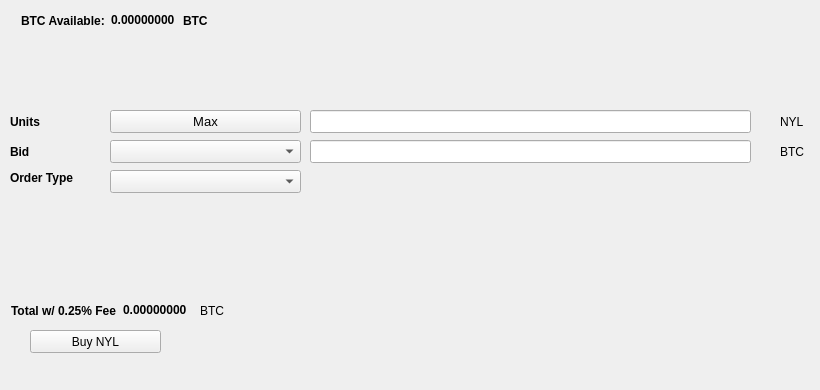
   <widget class="QWidget" name="BuyTab">
    <attribute name="title">
     <string>Buy</string>
    </attribute>
    <widget class="QPushButton" name="BuyNYL">
     <property name="geometry">
      <rect>
       <x>30</x>
       <y>330</y>
       <width>131</width>
       <height>23</height>
      </rect>
     </property>
     <property name="text">
      <string>Buy NYL</string>
     </property>
     <property name="icon">
      <iconset resource="../nuyul.qrc">
       <normaloff>:/icons/bitcoin</normaloff>:/icons/bitcoin</iconset>
     </property>
    </widget>
    <widget class="QLabel" name="label_3">
     <property name="geometry">
      <rect>
       <x>10</x>
       <y>110</y>
       <width>46</width>
       <height>23</height>
      </rect>
     </property>
     <property name="font">
      <font>
       <weight>75</weight>
       <bold>true</bold>
      </font>
     </property>
     <property name="text">
      <string>Units</string>
     </property>
    </widget>
    <widget class="QLineEdit" name="UnitsInput">
     <property name="geometry">
      <rect>
       <x>310</x>
       <y>110</y>
       <width>441</width>
       <height>23</height>
      </rect>
     </property>
     <property name="font">
      <font>
       <pointsize>9</pointsize>
       <weight>75</weight>
       <bold>true</bold>
      </font>
     </property>
    </widget>
    <widget class="QLineEdit" name="BuyBidPriceEdit">
     <property name="geometry">
      <rect>
       <x>310</x>
       <y>140</y>
       <width>441</width>
       <height>23</height>
      </rect>
     </property>
     <property name="font">
      <font>
       <pointsize>9</pointsize>
       <weight>75</weight>
       <bold>true</bold>
      </font>
     </property>
    </widget>
    <widget class="QLabel" name="label_4">
     <property name="geometry">
      <rect>
       <x>780</x>
       <y>110</y>
       <width>31</width>
       <height>23</height>
      </rect>
     </property>
     <property name="text">
      <string>NYL</string>
     </property>
    </widget>
    <widget class="QLabel" name="label_5">
     <property name="geometry">
      <rect>
       <x>780</x>
       <y>140</y>
       <width>31</width>
       <height>23</height>
      </rect>
     </property>
     <property name="text">
      <string>BTC</string>
     </property>
    </widget>
    <widget class="QLabel" name="label_6">
     <property name="geometry">
      <rect>
       <x>10</x>
       <y>140</y>
       <width>46</width>
       <height>23</height>
      </rect>
     </property>
     <property name="font">
      <font>
       <weight>75</weight>
       <bold>true</bold>
      </font>
     </property>
     <property name="text">
      <string>Bid</string>
     </property>
    </widget>
    <widget class="QLabel" name="label_7">
     <property name="geometry">
      <rect>
       <x>10</x>
       <y>170</y>
       <width>91</width>
       <height>16</height>
      </rect>
     </property>
     <property name="font">
      <font>
       <weight>75</weight>
       <bold>true</bold>
      </font>
     </property>
     <property name="text">
      <string>Order Type</string>
     </property>
    </widget>
    <widget class="QPushButton" name="Buy_Max_Amount">
     <property name="geometry">
      <rect>
       <x>110</x>
       <y>110</y>
       <width>191</width>
       <height>23</height>
      </rect>
     </property>
     <property name="font">
      <font>
       <pointsize>10</pointsize>
      </font>
     </property>
     <property name="text">
      <string>Max</string>
     </property>
    </widget>
    <widget class="QComboBox" name="BuyBidcomboBox">
     <property name="geometry">
      <rect>
       <x>110</x>
       <y>140</y>
       <width>191</width>
       <height>23</height>
      </rect>
     </property>
     <property name="font">
      <font>
       <pointsize>10</pointsize>
      </font>
     </property>
    </widget>
    <widget class="QComboBox" name="buyOrdertypeCombo">
     <property name="geometry">
      <rect>
       <x>110</x>
       <y>170</y>
       <width>191</width>
       <height>23</height>
      </rect>
     </property>
     <property name="font">
      <font>
       <pointsize>10</pointsize>
      </font>
     </property>
    </widget>
    <widget class="QWidget" name="layoutWidget1">
     <property name="geometry">
      <rect>
       <x>21</x>
       <y>11</y>
       <width>227</width>
       <height>19</height>
      </rect>
     </property>
     <layout class="QHBoxLayout" name="horizontalLayout_3">
      <item>
       <widget class="QLabel" name="label232">
        <property name="font">
         <font>
          <weight>75</weight>
          <bold>true</bold>
         </font>
        </property>
        <property name="text">
         <string>BTC Available:</string>
        </property>
       </widget>
      </item>
      <item>
       <widget class="QLabel" name="BtcAvailableLbl">
        <property name="palette">
         <palette>
          <active>
           <colorrole role="WindowText">
            <brush brushstyle="SolidPattern">
             <color alpha="255">
              <red>0</red>
              <green>0</green>
              <blue>0</blue>
             </color>
            </brush>
           </colorrole>
           <colorrole role="Button">
            <brush brushstyle="SolidPattern">
             <color alpha="255">
              <red>0</red>
              <green>170</green>
              <blue>0</blue>
             </color>
            </brush>
           </colorrole>
           <colorrole role="Light">
            <brush brushstyle="SolidPattern">
             <color alpha="255">
              <red>0</red>
              <green>255</green>
              <blue>0</blue>
             </color>
            </brush>
           </colorrole>
           <colorrole role="Midlight">
            <brush brushstyle="SolidPattern">
             <color alpha="255">
              <red>0</red>
              <green>212</green>
              <blue>0</blue>
             </color>
            </brush>
           </colorrole>
           <colorrole role="Dark">
            <brush brushstyle="SolidPattern">
             <color alpha="255">
              <red>0</red>
              <green>85</green>
              <blue>0</blue>
             </color>
            </brush>
           </colorrole>
           <colorrole role="Mid">
            <brush brushstyle="SolidPattern">
             <color alpha="255">
              <red>0</red>
              <green>113</green>
              <blue>0</blue>
             </color>
            </brush>
           </colorrole>
           <colorrole role="Text">
            <brush brushstyle="SolidPattern">
             <color alpha="255">
              <red>0</red>
              <green>170</green>
              <blue>0</blue>
             </color>
            </brush>
           </colorrole>
           <colorrole role="BrightText">
            <brush brushstyle="SolidPattern">
             <color alpha="255">
              <red>255</red>
              <green>255</green>
              <blue>255</blue>
             </color>
            </brush>
           </colorrole>
           <colorrole role="ButtonText">
            <brush brushstyle="SolidPattern">
             <color alpha="255">
              <red>0</red>
              <green>0</green>
              <blue>0</blue>
             </color>
            </brush>
           </colorrole>
           <colorrole role="Base">
            <brush brushstyle="SolidPattern">
             <color alpha="255">
              <red>255</red>
              <green>255</green>
              <blue>255</blue>
             </color>
            </brush>
           </colorrole>
           <colorrole role="Window">
            <brush brushstyle="SolidPattern">
             <color alpha="255">
              <red>0</red>
              <green>170</green>
              <blue>0</blue>
             </color>
            </brush>
           </colorrole>
           <colorrole role="Shadow">
            <brush brushstyle="SolidPattern">
             <color alpha="255">
              <red>0</red>
              <green>0</green>
              <blue>0</blue>
             </color>
            </brush>
           </colorrole>
           <colorrole role="AlternateBase">
            <brush brushstyle="SolidPattern">
             <color alpha="255">
              <red>127</red>
              <green>212</green>
              <blue>127</blue>
             </color>
            </brush>
           </colorrole>
           <colorrole role="ToolTipBase">
            <brush brushstyle="SolidPattern">
             <color alpha="255">
              <red>255</red>
              <green>255</green>
              <blue>220</blue>
             </color>
            </brush>
           </colorrole>
           <colorrole role="ToolTipText">
            <brush brushstyle="SolidPattern">
             <color alpha="255">
              <red>0</red>
              <green>0</green>
              <blue>0</blue>
             </color>
            </brush>
           </colorrole>
          </active>
          <inactive>
           <colorrole role="WindowText">
            <brush brushstyle="SolidPattern">
             <color alpha="255">
              <red>0</red>
              <green>0</green>
              <blue>0</blue>
             </color>
            </brush>
           </colorrole>
           <colorrole role="Button">
            <brush brushstyle="SolidPattern">
             <color alpha="255">
              <red>0</red>
              <green>170</green>
              <blue>0</blue>
             </color>
            </brush>
           </colorrole>
           <colorrole role="Light">
            <brush brushstyle="SolidPattern">
             <color alpha="255">
              <red>0</red>
              <green>255</green>
              <blue>0</blue>
             </color>
            </brush>
           </colorrole>
           <colorrole role="Midlight">
            <brush brushstyle="SolidPattern">
             <color alpha="255">
              <red>0</red>
              <green>212</green>
              <blue>0</blue>
             </color>
            </brush>
           </colorrole>
           <colorrole role="Dark">
            <brush brushstyle="SolidPattern">
             <color alpha="255">
              <red>0</red>
              <green>85</green>
              <blue>0</blue>
             </color>
            </brush>
           </colorrole>
           <colorrole role="Mid">
            <brush brushstyle="SolidPattern">
             <color alpha="255">
              <red>0</red>
              <green>113</green>
              <blue>0</blue>
             </color>
            </brush>
           </colorrole>
           <colorrole role="Text">
            <brush brushstyle="SolidPattern">
             <color alpha="255">
              <red>0</red>
              <green>170</green>
              <blue>0</blue>
             </color>
            </brush>
           </colorrole>
           <colorrole role="BrightText">
            <brush brushstyle="SolidPattern">
             <color alpha="255">
              <red>255</red>
              <green>255</green>
              <blue>255</blue>
             </color>
            </brush>
           </colorrole>
           <colorrole role="ButtonText">
            <brush brushstyle="SolidPattern">
             <color alpha="255">
              <red>0</red>
              <green>0</green>
              <blue>0</blue>
             </color>
            </brush>
           </colorrole>
           <colorrole role="Base">
            <brush brushstyle="SolidPattern">
             <color alpha="255">
              <red>255</red>
              <green>255</green>
              <blue>255</blue>
             </color>
            </brush>
           </colorrole>
           <colorrole role="Window">
            <brush brushstyle="SolidPattern">
             <color alpha="255">
              <red>0</red>
              <green>170</green>
              <blue>0</blue>
             </color>
            </brush>
           </colorrole>
           <colorrole role="Shadow">
            <brush brushstyle="SolidPattern">
             <color alpha="255">
              <red>0</red>
              <green>0</green>
              <blue>0</blue>
             </color>
            </brush>
           </colorrole>
           <colorrole role="AlternateBase">
            <brush brushstyle="SolidPattern">
             <color alpha="255">
              <red>127</red>
              <green>212</green>
              <blue>127</blue>
             </color>
            </brush>
           </colorrole>
           <colorrole role="ToolTipBase">
            <brush brushstyle="SolidPattern">
             <color alpha="255">
              <red>255</red>
              <green>255</green>
              <blue>220</blue>
             </color>
            </brush>
           </colorrole>
           <colorrole role="ToolTipText">
            <brush brushstyle="SolidPattern">
             <color alpha="255">
              <red>0</red>
              <green>0</green>
              <blue>0</blue>
             </color>
            </brush>
           </colorrole>
          </inactive>
          <disabled>
           <colorrole role="WindowText">
            <brush brushstyle="SolidPattern">
             <color alpha="255">
              <red>0</red>
              <green>85</green>
              <blue>0</blue>
             </color>
            </brush>
           </colorrole>
           <colorrole role="Button">
            <brush brushstyle="SolidPattern">
             <color alpha="255">
              <red>0</red>
              <green>170</green>
              <blue>0</blue>
             </color>
            </brush>
           </colorrole>
           <colorrole role="Light">
            <brush brushstyle="SolidPattern">
             <color alpha="255">
              <red>0</red>
              <green>255</green>
              <blue>0</blue>
             </color>
            </brush>
           </colorrole>
           <colorrole role="Midlight">
            <brush brushstyle="SolidPattern">
             <color alpha="255">
              <red>0</red>
              <green>212</green>
              <blue>0</blue>
             </color>
            </brush>
           </colorrole>
           <colorrole role="Dark">
            <brush brushstyle="SolidPattern">
             <color alpha="255">
              <red>0</red>
              <green>85</green>
              <blue>0</blue>
             </color>
            </brush>
           </colorrole>
           <colorrole role="Mid">
            <brush brushstyle="SolidPattern">
             <color alpha="255">
              <red>0</red>
              <green>113</green>
              <blue>0</blue>
             </color>
            </brush>
           </colorrole>
           <colorrole role="Text">
            <brush brushstyle="SolidPattern">
             <color alpha="255">
              <red>0</red>
              <green>85</green>
              <blue>0</blue>
             </color>
            </brush>
           </colorrole>
           <colorrole role="BrightText">
            <brush brushstyle="SolidPattern">
             <color alpha="255">
              <red>255</red>
              <green>255</green>
              <blue>255</blue>
             </color>
            </brush>
           </colorrole>
           <colorrole role="ButtonText">
            <brush brushstyle="SolidPattern">
             <color alpha="255">
              <red>0</red>
              <green>85</green>
              <blue>0</blue>
             </color>
            </brush>
           </colorrole>
           <colorrole role="Base">
            <brush brushstyle="SolidPattern">
             <color alpha="255">
              <red>0</red>
              <green>170</green>
              <blue>0</blue>
             </color>
            </brush>
           </colorrole>
           <colorrole role="Window">
            <brush brushstyle="SolidPattern">
             <color alpha="255">
              <red>0</red>
              <green>170</green>
              <blue>0</blue>
             </color>
            </brush>
           </colorrole>
           <colorrole role="Shadow">
            <brush brushstyle="SolidPattern">
             <color alpha="255">
              <red>0</red>
              <green>0</green>
              <blue>0</blue>
             </color>
            </brush>
           </colorrole>
           <colorrole role="AlternateBase">
            <brush brushstyle="SolidPattern">
             <color alpha="255">
              <red>0</red>
              <green>170</green>
              <blue>0</blue>
             </color>
            </brush>
           </colorrole>
           <colorrole role="ToolTipBase">
            <brush brushstyle="SolidPattern">
             <color alpha="255">
              <red>255</red>
              <green>255</green>
              <blue>220</blue>
             </color>
            </brush>
           </colorrole>
           <colorrole role="ToolTipText">
            <brush brushstyle="SolidPattern">
             <color alpha="255">
              <red>0</red>
              <green>0</green>
              <blue>0</blue>
             </color>
            </brush>
           </colorrole>
          </disabled>
         </palette>
        </property>
        <property name="font">
         <font>
          <weight>75</weight>
          <bold>true</bold>
         </font>
        </property>
        <property name="text">
         <string>0.00000000</string>
        </property>
        <property name="textInteractionFlags">
         <set>Qt::LinksAccessibleByMouse|Qt::TextSelectableByKeyboard|Qt::TextSelectableByMouse</set>
        </property>
       </widget>
      </item>
      <item>
       <widget class="QLabel" name="BtcAvailableLbl_2">
        <property name="font">
         <font>
          <weight>75</weight>
          <bold>true</bold>
         </font>
        </property>
        <property name="text">
         <string>BTC</string>
        </property>
       </widget>
      </item>
     </layout>
    </widget>
    <widget class="QWidget" name="layoutWidge2">
     <property name="geometry">
      <rect>
       <x>11</x>
       <y>301</y>
       <width>259</width>
       <height>19</height>
      </rect>
     </property>
     <layout class="QHBoxLayout" name="horizontalLayout_4">
      <item>
       <widget class="QLabel" name="label_9">
        <property name="font">
         <font>
          <weight>75</weight>
          <bold>true</bold>
         </font>
        </property>
        <property name="text">
         <string>Total w/ 0.25% Fee</string>
        </property>
       </widget>
      </item>
      <item>
       <widget class="QLabel" name="BuyCostLabel">
        <property name="palette">
         <palette>
          <active>
           <colorrole role="WindowText">
            <brush brushstyle="SolidPattern">
             <color alpha="255">
              <red>0</red>
              <green>0</green>
              <blue>0</blue>
             </color>
            </brush>
           </colorrole>
           <colorrole role="Button">
            <brush brushstyle="SolidPattern">
             <color alpha="255">
              <red>0</red>
              <green>170</green>
              <blue>0</blue>
             </color>
            </brush>
           </colorrole>
           <colorrole role="Light">
            <brush brushstyle="SolidPattern">
             <color alpha="255">
              <red>0</red>
              <green>255</green>
              <blue>0</blue>
             </color>
            </brush>
           </colorrole>
           <colorrole role="Midlight">
            <brush brushstyle="SolidPattern">
             <color alpha="255">
              <red>0</red>
              <green>212</green>
              <blue>0</blue>
             </color>
            </brush>
           </colorrole>
           <colorrole role="Dark">
            <brush brushstyle="SolidPattern">
             <color alpha="255">
              <red>0</red>
              <green>85</green>
              <blue>0</blue>
             </color>
            </brush>
           </colorrole>
           <colorrole role="Mid">
            <brush brushstyle="SolidPattern">
             <color alpha="255">
              <red>0</red>
              <green>113</green>
              <blue>0</blue>
             </color>
            </brush>
           </colorrole>
           <colorrole role="Text">
            <brush brushstyle="SolidPattern">
             <color alpha="255">
              <red>0</red>
              <green>170</green>
              <blue>0</blue>
             </color>
            </brush>
           </colorrole>
           <colorrole role="BrightText">
            <brush brushstyle="SolidPattern">
             <color alpha="255">
              <red>255</red>
              <green>255</green>
              <blue>255</blue>
             </color>
            </brush>
           </colorrole>
           <colorrole role="ButtonText">
            <brush brushstyle="SolidPattern">
             <color alpha="255">
              <red>0</red>
              <green>0</green>
              <blue>0</blue>
             </color>
            </brush>
           </colorrole>
           <colorrole role="Base">
            <brush brushstyle="SolidPattern">
             <color alpha="255">
              <red>255</red>
              <green>255</green>
              <blue>255</blue>
             </color>
            </brush>
           </colorrole>
           <colorrole role="Window">
            <brush brushstyle="SolidPattern">
             <color alpha="255">
              <red>0</red>
              <green>170</green>
              <blue>0</blue>
             </color>
            </brush>
           </colorrole>
           <colorrole role="Shadow">
            <brush brushstyle="SolidPattern">
             <color alpha="255">
              <red>0</red>
              <green>0</green>
              <blue>0</blue>
             </color>
            </brush>
           </colorrole>
           <colorrole role="AlternateBase">
            <brush brushstyle="SolidPattern">
             <color alpha="255">
              <red>127</red>
              <green>212</green>
              <blue>127</blue>
             </color>
            </brush>
           </colorrole>
           <colorrole role="ToolTipBase">
            <brush brushstyle="SolidPattern">
             <color alpha="255">
              <red>255</red>
              <green>255</green>
              <blue>220</blue>
             </color>
            </brush>
           </colorrole>
           <colorrole role="ToolTipText">
            <brush brushstyle="SolidPattern">
             <color alpha="255">
              <red>0</red>
              <green>0</green>
              <blue>0</blue>
             </color>
            </brush>
           </colorrole>
          </active>
          <inactive>
           <colorrole role="WindowText">
            <brush brushstyle="SolidPattern">
             <color alpha="255">
              <red>0</red>
              <green>0</green>
              <blue>0</blue>
             </color>
            </brush>
           </colorrole>
           <colorrole role="Button">
            <brush brushstyle="SolidPattern">
             <color alpha="255">
              <red>0</red>
              <green>170</green>
              <blue>0</blue>
             </color>
            </brush>
           </colorrole>
           <colorrole role="Light">
            <brush brushstyle="SolidPattern">
             <color alpha="255">
              <red>0</red>
              <green>255</green>
              <blue>0</blue>
             </color>
            </brush>
           </colorrole>
           <colorrole role="Midlight">
            <brush brushstyle="SolidPattern">
             <color alpha="255">
              <red>0</red>
              <green>212</green>
              <blue>0</blue>
             </color>
            </brush>
           </colorrole>
           <colorrole role="Dark">
            <brush brushstyle="SolidPattern">
             <color alpha="255">
              <red>0</red>
              <green>85</green>
              <blue>0</blue>
             </color>
            </brush>
           </colorrole>
           <colorrole role="Mid">
            <brush brushstyle="SolidPattern">
             <color alpha="255">
              <red>0</red>
              <green>113</green>
              <blue>0</blue>
             </color>
            </brush>
           </colorrole>
           <colorrole role="Text">
            <brush brushstyle="SolidPattern">
             <color alpha="255">
              <red>0</red>
              <green>170</green>
              <blue>0</blue>
             </color>
            </brush>
           </colorrole>
           <colorrole role="BrightText">
            <brush brushstyle="SolidPattern">
             <color alpha="255">
              <red>255</red>
              <green>255</green>
              <blue>255</blue>
             </color>
            </brush>
           </colorrole>
           <colorrole role="ButtonText">
            <brush brushstyle="SolidPattern">
             <color alpha="255">
              <red>0</red>
              <green>0</green>
              <blue>0</blue>
             </color>
            </brush>
           </colorrole>
           <colorrole role="Base">
            <brush brushstyle="SolidPattern">
             <color alpha="255">
              <red>255</red>
              <green>255</green>
              <blue>255</blue>
             </color>
            </brush>
           </colorrole>
           <colorrole role="Window">
            <brush brushstyle="SolidPattern">
             <color alpha="255">
              <red>0</red>
              <green>170</green>
              <blue>0</blue>
             </color>
            </brush>
           </colorrole>
           <colorrole role="Shadow">
            <brush brushstyle="SolidPattern">
             <color alpha="255">
              <red>0</red>
              <green>0</green>
              <blue>0</blue>
             </color>
            </brush>
           </colorrole>
           <colorrole role="AlternateBase">
            <brush brushstyle="SolidPattern">
             <color alpha="255">
              <red>127</red>
              <green>212</green>
              <blue>127</blue>
             </color>
            </brush>
           </colorrole>
           <colorrole role="ToolTipBase">
            <brush brushstyle="SolidPattern">
             <color alpha="255">
              <red>255</red>
              <green>255</green>
              <blue>220</blue>
             </color>
            </brush>
           </colorrole>
           <colorrole role="ToolTipText">
            <brush brushstyle="SolidPattern">
             <color alpha="255">
              <red>0</red>
              <green>0</green>
              <blue>0</blue>
             </color>
            </brush>
           </colorrole>
          </inactive>
          <disabled>
           <colorrole role="WindowText">
            <brush brushstyle="SolidPattern">
             <color alpha="255">
              <red>0</red>
              <green>85</green>
              <blue>0</blue>
             </color>
            </brush>
           </colorrole>
           <colorrole role="Button">
            <brush brushstyle="SolidPattern">
             <color alpha="255">
              <red>0</red>
              <green>170</green>
              <blue>0</blue>
             </color>
            </brush>
           </colorrole>
           <colorrole role="Light">
            <brush brushstyle="SolidPattern">
             <color alpha="255">
              <red>0</red>
              <green>255</green>
              <blue>0</blue>
             </color>
            </brush>
           </colorrole>
           <colorrole role="Midlight">
            <brush brushstyle="SolidPattern">
             <color alpha="255">
              <red>0</red>
              <green>212</green>
              <blue>0</blue>
             </color>
            </brush>
           </colorrole>
           <colorrole role="Dark">
            <brush brushstyle="SolidPattern">
             <color alpha="255">
              <red>0</red>
              <green>85</green>
              <blue>0</blue>
             </color>
            </brush>
           </colorrole>
           <colorrole role="Mid">
            <brush brushstyle="SolidPattern">
             <color alpha="255">
              <red>0</red>
              <green>113</green>
              <blue>0</blue>
             </color>
            </brush>
           </colorrole>
           <colorrole role="Text">
            <brush brushstyle="SolidPattern">
             <color alpha="255">
              <red>0</red>
              <green>85</green>
              <blue>0</blue>
             </color>
            </brush>
           </colorrole>
           <colorrole role="BrightText">
            <brush brushstyle="SolidPattern">
             <color alpha="255">
              <red>255</red>
              <green>255</green>
              <blue>255</blue>
             </color>
            </brush>
           </colorrole>
           <colorrole role="ButtonText">
            <brush brushstyle="SolidPattern">
             <color alpha="255">
              <red>0</red>
              <green>85</green>
              <blue>0</blue>
             </color>
            </brush>
           </colorrole>
           <colorrole role="Base">
            <brush brushstyle="SolidPattern">
             <color alpha="255">
              <red>0</red>
              <green>170</green>
              <blue>0</blue>
             </color>
            </brush>
           </colorrole>
           <colorrole role="Window">
            <brush brushstyle="SolidPattern">
             <color alpha="255">
              <red>0</red>
              <green>170</green>
              <blue>0</blue>
             </color>
            </brush>
           </colorrole>
           <colorrole role="Shadow">
            <brush brushstyle="SolidPattern">
             <color alpha="255">
              <red>0</red>
              <green>0</green>
              <blue>0</blue>
             </color>
            </brush>
           </colorrole>
           <colorrole role="AlternateBase">
            <brush brushstyle="SolidPattern">
             <color alpha="255">
              <red>0</red>
              <green>170</green>
              <blue>0</blue>
             </color>
            </brush>
           </colorrole>
           <colorrole role="ToolTipBase">
            <brush brushstyle="SolidPattern">
             <color alpha="255">
              <red>255</red>
              <green>255</green>
              <blue>220</blue>
             </color>
            </brush>
           </colorrole>
           <colorrole role="ToolTipText">
            <brush brushstyle="SolidPattern">
             <color alpha="255">
              <red>0</red>
              <green>0</green>
              <blue>0</blue>
             </color>
            </brush>
           </colorrole>
          </disabled>
         </palette>
        </property>
        <property name="font">
         <font>
          <weight>75</weight>
          <bold>true</bold>
         </font>
        </property>
        <property name="autoFillBackground">
         <bool>false</bool>
        </property>
        <property name="text">
         <string>0.00000000</string>
        </property>
        <property name="textInteractionFlags">
         <set>Qt::LinksAccessibleByMouse|Qt::TextSelectableByMouse</set>
        </property>
       </widget>
      </item>
      <item>
       <widget class="QLabel" name="label_10">
        <property name="font">
         <font>
          <weight>50</weight>
          <bold>false</bold>
         </font>
        </property>
        <property name="text">
         <string>BTC</string>
        </property>
       </widget>
      </item>
     </layout>
    </widget>
    <widget class="QLabel" name="label_24">
     <property name="geometry">
      <rect>
       <x>460</x>
       <y>300</y>
       <width>281</width>
       <height>81</height>
      </rect>
     </property>
     <property name="text">
      <string/>
     </property>
     <property name="pixmap">
      <pixmap>:/images/bittrex</pixmap>
     </property>
    </widget>
   </widget>
